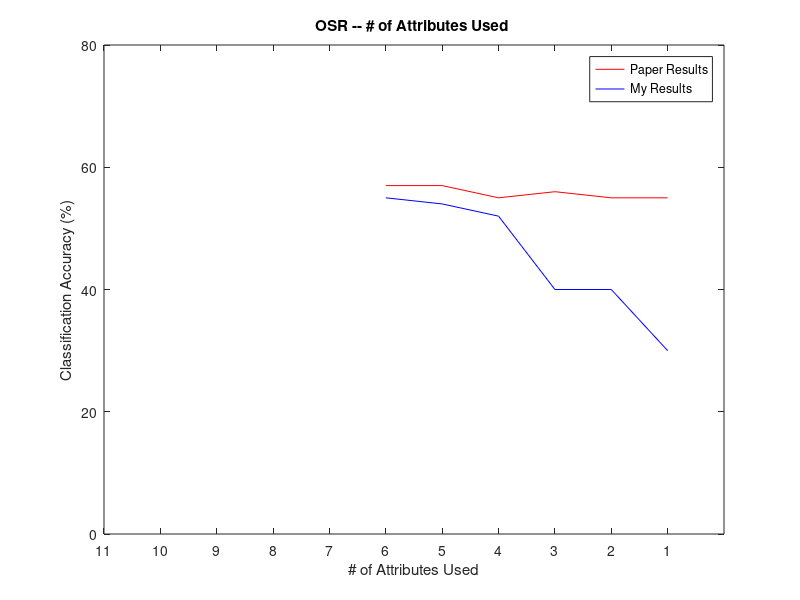

Write the MATLAB code that produced this figure.
% This script makes the desired Figures
figure()
theirs = [57 57 55 56 55 55];
mine = [55 54 52 40 40 30];
x = [6 5 4 3 2 1];
plot(x,theirs,'r-',x,mine,'b');
xlabel('# of Attributes Used')
ylabel('Classification Accuracy (%)')
title('OSR -- # of Attributes Used ');
axis([0 11 0 80]);
set(gca,'XTick',[1:11]);
set(gca,'XDir','Reverse');
legend('Paper Results','My Results');